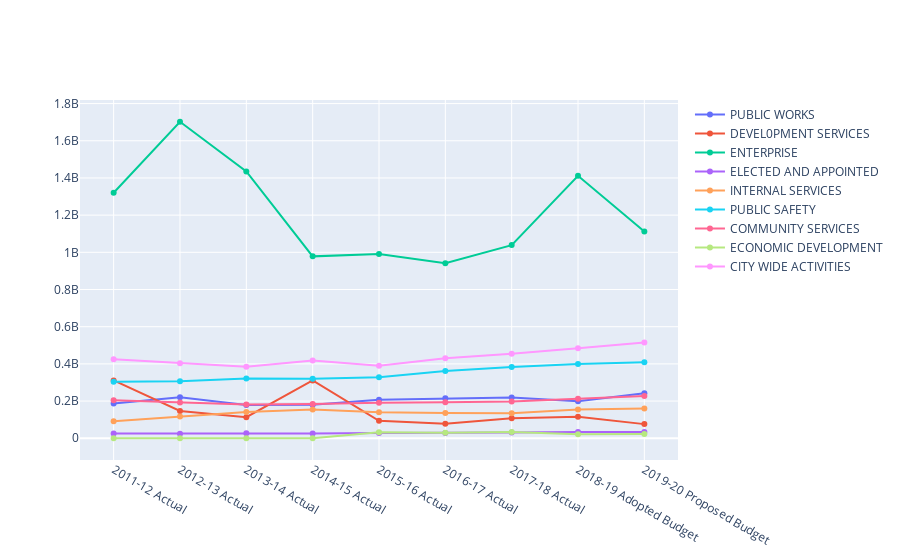

Notebook code cell kept with this figure:
### Code cell
fig = go.Figure()

for i in range(len(df.columns)-1):
    fig.add_trace(go.Scatter(x=df.columns[1:], y=df.iloc[i][1:], name=df.iloc[i][0]))
    
fig.show()

### Figure 1 — Plotly figure (JSON) as saved in the notebook; plotly's stock layout.template omitted (floating-point values rounded to 4 significant figures)
{"data": [{"name": "PUBLIC WORKS", "type": "scatter", "x": ["2011-12 Actual", "2012-13 Actual", "2013-14 Actual", "2014-15 Actual", "2015-16 Actual", "2016-17 Actual", "2017-18 Actual", "2018-19 Adopted Budget", "2019-20 Proposed Budget"], "y": ["$186,535,064 ", "$221,025,972 ", "$178,389,707 ", "$180,689,142 ", "$206,854,289 ", "$215,170,806 ", "$219,521,708 ", "$199,283,083 ", "$242,114,403 "]}, {"name": "DEVEL0PMENT SERVICES", "type": "scatter", "x": ["2011-12 Actual", "2012-13 Actual", "2013-14 Actual", "2014-15 Actual", "2015-16 Actual", "2016-17 Actual", "2017-18 Actual", "2018-19 Adopted Budget", "2019-20 Proposed Budget"], "y": ["310,961,163", "146,389,968", "113,322,724", "310,897,673", "93,869,665", "77,510,788", "106,972,164", "115,396,257", "76,017,157"]}, {"name": "ENTERPRISE", "type": "scatter", "x": ["2011-12 Actual", "2012-13 Actual", "2013-14 Actual", "2014-15 Actual", "2015-16 Actual", "2016-17 Actual", "2017-18 Actual", "2018-19 Adopted Budget", "2019-20 Proposed Budget"], "y": ["1,320,162,959", "1,702,228,769", "1,434,714,486", "978,227,383", "990,290,335", "941,052,331", "1,038,703,651", "1,411,268,167", "1,111,756,810"]}, {"name": "ELECTED AND APPOINTED", "type": "scatter", "x": ["2011-12 Actual", "2012-13 Actual", "2013-14 Actual", "2014-15 Actual", "2015-16 Actual", "2016-17 Actual", "2017-18 Actual", "2018-19 Adopted Budget", "2019-20 Proposed Budget"], "y": ["25,333,580", "24,373,193", "26,892,378", "25,689,895", "28,252,439", "28,201,876", "30,929,163", "33,144,490", "33,990,425"]}, {"name": "INTERNAL SERVICES", "type": "scatter", "x": ["2011-12 Actual", "2012-13 Actual", "2013-14 Actual", "2014-15 Actual", "2015-16 Actual", "2016-17 Actual", "2017-18 Actual", "2018-19 Adopted Budget", "2019-20 Proposed Budget"], "y": ["91,927,400", "117,254,617", "141,748,372", "154,295,626", "139,344,860", "135,696,595", "135,025,138", "154,251,748", "159,601,699"]}, {"name": "PUBLIC SAFETY", "type": "scatter", "x": ["2011-12 Actual", "2012-13 Actual", "2013-14 Actual", "2014-15 Actual", "2015-16 Actual", "2016-17 Actual", "2017-18 Actual", "2018-19 Adopted Budget", "2019-20 Proposed Budget"], "y": ["304,381,123", "306,099,235", "321,664,293", "320,089,911", "327,923,358", "362,013,988", "383,005,737", "398,931,953", "408,112,357"]}, {"name": "COMMUNITY SERVICES", "type": "scatter", "x": ["2011-12 Actual", "2012-13 Actual", "2013-14 Actual", "2014-15 Actual", "2015-16 Actual", "2016-17 Actual", "2017-18 Actual", "2018-19 Adopted Budget", "2019-20 Proposed Budget"], "y": ["204,994,347", "191,637,976", "181,139,950", "184,568,776", "191,364,979", "193,286,705", "198,069,337", "212,859,739", "227,833,391"]}, {"name": "ECONOMIC DEVELOPMENT", "type": "scatter", "x": ["2011-12 Actual", "2012-13 Actual", "2013-14 Actual", "2014-15 Actual", "2015-16 Actual", "2016-17 Actual", "2017-18 Actual", "2018-19 Adopted Budget", "2019-20 Proposed Budget"], "y": ["0", "0", "0", "0", "31,734,344", "30,134,761", "33,460,528", "21,524,996", "22,809,791"]}, {"name": "CITY WIDE ACTIVITIES", "type": "scatter", "x": ["2011-12 Actual", "2012-13 Actual", "2013-14 Actual", "2014-15 Actual", "2015-16 Actual", "2016-17 Actual", "2017-18 Actual", "2018-19 Adopted Budget", "2019-20 Proposed Budget"], "y": ["424,707,230", "403,692,397", "384,297,883", "417,685,667", "390,054,403", "430,612,967", "454,832,408", "484,100,630", "514,803,273"]}], "layout": {}}
